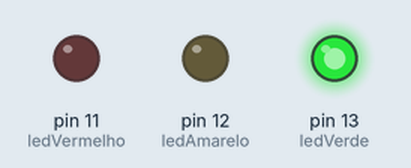
Bench run of a sketch on a simulated Arduino Uno, built with avr-gcc and run on an emulated ATmega328P. Shown: output pins drawn as LEDs (lit = HIGH).

Above: at 1.0 s.
At 3.0 s:
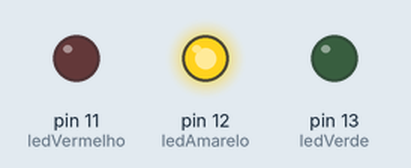
At 5.0 s:
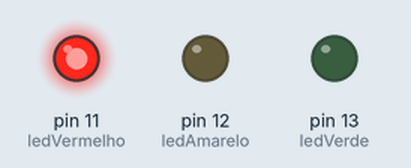
Timing chart, 0 to 7.8 s (numbered marks = the images above):
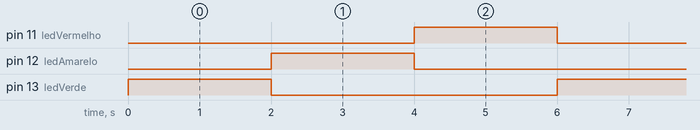

Measured:
- by itself, pin 11 (ledVermelho), pin 12 (ledAmarelo), pin 13 (ledVerde): alternates HIGH for 2.0 s and LOW for 4.0 s
- by itself, everything shown: repeats every 6.0 s, in 4 steps

The sketch:

pisca_pisca.ino
```cpp
int ledVermelho = 11;
int ledAmarelo  = 12;
int ledVerde    = 13;

void setup() {
  pinMode(ledVermelho, OUTPUT);
  pinMode(ledAmarelo, OUTPUT);
  pinMode(ledVerde, OUTPUT);
}

void loop() {
  digitalWrite(ledVerde, HIGH);
  delay(2000);
  digitalWrite(ledVerde, LOW);

  digitalWrite(ledAmarelo, HIGH);
  delay(2000);
  digitalWrite(ledAmarelo, LOW);

  digitalWrite(ledVermelho, HIGH);
  delay(2000);
  digitalWrite(ledVermelho, LOW);
}
```
